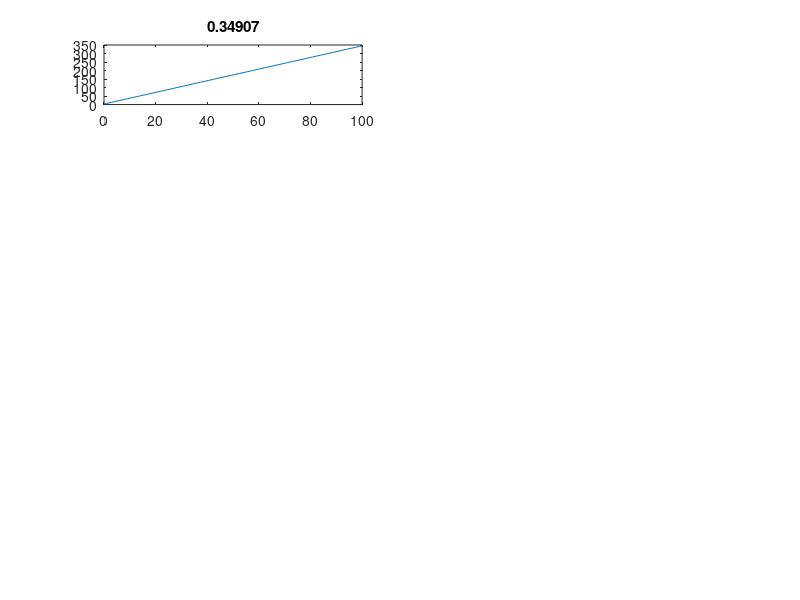

Write the MATLAB code that produced this figure.
a = 10;
phi = pi;
% omega = linspace(-pi,pi,10);
omega = pi/9;
t=linspace(0,100,100);

x=zeros(1,10);

for i=1:length(omega)
%    x= a*sin(omega(i)*2*pi*t+phi);
    x = a*sin(omega+i*2*pi)*t+phi;
    
   subplot(5,2,i);
  
   plot(t,x);
   title(num2str(omega(i)));
%    x=zeros(1,10);
end